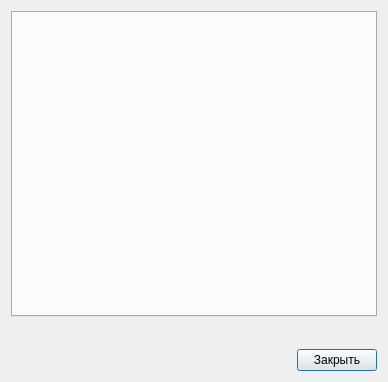
<?xml version="1.0" encoding="UTF-8"?>
<ui version="4.0">
 <class>ObjectViewDialog</class>
 <widget class="QDialog" name="ObjectViewDialog">
  <property name="geometry">
   <rect>
    <x>0</x>
    <y>0</y>
    <width>388</width>
    <height>382</height>
   </rect>
  </property>
  <property name="windowTitle">
   <string>Найденые объекты</string>
  </property>
  <layout class="QVBoxLayout" name="verticalLayout">
   <item>
    <widget class="QTabWidget" name="tabWidget">
     <property name="currentIndex">
      <number>-1</number>
     </property>
    </widget>
   </item>
   <item>
    <layout class="QHBoxLayout" name="horizontalLayout_2">
     <item>
      <spacer name="horizontalSpacer_2">
       <property name="orientation">
        <enum>Qt::Horizontal</enum>
       </property>
       <property name="sizeHint" stdset="0">
        <size>
         <width>40</width>
         <height>20</height>
        </size>
       </property>
      </spacer>
     </item>
     <item>
      <widget class="ICEGUI_NS::MaskViewWidget" name="maskViewWidget" native="true">
       <property name="sizePolicy">
        <sizepolicy hsizetype="Expanding" vsizetype="Preferred">
         <horstretch>0</horstretch>
         <verstretch>0</verstretch>
        </sizepolicy>
       </property>
      </widget>
     </item>
    </layout>
   </item>
   <item>
    <layout class="QHBoxLayout" name="horizontalLayout">
     <item>
      <spacer name="horizontalSpacer">
       <property name="orientation">
        <enum>Qt::Horizontal</enum>
       </property>
       <property name="sizeHint" stdset="0">
        <size>
         <width>40</width>
         <height>20</height>
        </size>
       </property>
      </spacer>
     </item>
     <item>
      <widget class="QPushButton" name="closePB">
       <property name="text">
        <string>Закрыть</string>
       </property>
      </widget>
     </item>
    </layout>
   </item>
  </layout>
 </widget>
 <customwidgets>
  <customwidget>
   <class>ICEGUI_NS::MaskViewWidget</class>
   <extends>QWidget</extends>
   <header>maskviewwidget.h</header>
   <container>1</container>
  </customwidget>
 </customwidgets>
 <resources>
  <include location="../icegui.qrc"/>
 </resources>
 <connections>
  <connection>
   <sender>closePB</sender>
   <signal>clicked()</signal>
   <receiver>ObjectViewDialog</receiver>
   <slot>close()</slot>
   <hints>
    <hint type="sourcelabel">
     <x>340</x>
     <y>360</y>
    </hint>
    <hint type="destinationlabel">
     <x>193</x>
     <y>190</y>
    </hint>
   </hints>
  </connection>
  <connection>
   <sender>tabWidget</sender>
   <signal>currentChanged(int)</signal>
   <receiver>ObjectViewDialog</receiver>
   <slot>tabWidget_currentChanged(int)</slot>
   <hints>
    <hint type="sourcelabel">
     <x>193</x>
     <y>161</y>
    </hint>
    <hint type="destinationlabel">
     <x>193</x>
     <y>190</y>
    </hint>
   </hints>
  </connection>
 </connections>
 <slots>
  <slot>tabWidget_currentChanged(int)</slot>
  <slot>onColorChanged(QColor)</slot>
 </slots>
</ui>
